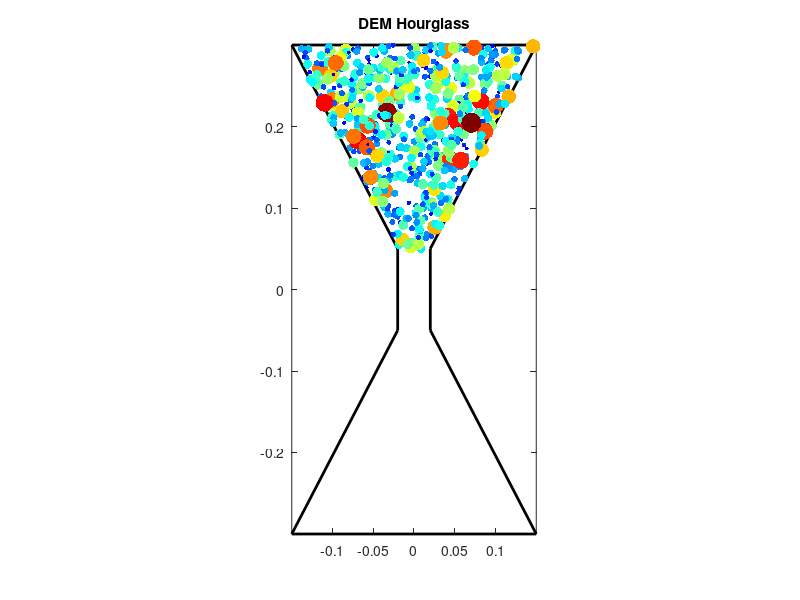

Write the MATLAB code that produced this figure. (Note: this script raises an error after producing the figure.)
% 2D Discrete Element Method for simulating an hourglass
% filled with sand under Hertzian forces
clear; close all; rng(1);

%% ---------------- Simulation Parameters ----------------
N = 600;                    
Rmean = 0.003;
Rstd  = 0.001;
boxW  = 0.3;
boxH  = 0.6;
neckW = 0.04;
neckY = 0.05;

g = 9.81;
rho = 2500;
kn = 1e5;     
kt = 2e4;     
gamma_n = 50;  
mu = 0.4;     
mu_roll = 0.02;

CFL = 0.1;      
t_end = 1.7;
plotEvery = 20;

relaxSteps = 1000;
gamma_relax = 200;

%% ---------------- Hourglass Geometry ----------------
neckHalf = neckW/2;
topY =  boxH/2;
botY = -boxH/2;

% Vertical neck region
neckTop = neckY;          % top of neck
neckBottom = neckY - 0.1; % bottom of vertical neck segment

% Walls: upper funnel
walls = [
    -boxW/2, topY,  boxW/2, topY;       % top horizontal
    -boxW/2, topY, -neckHalf, neckTop;  % left slope
     boxW/2, topY,  neckHalf, neckTop;  % right slope
];

% Vertical neck walls (middle portion)
walls = [walls;
    -neckHalf, neckTop, -neckHalf, neckBottom;  % left vertical neck
     neckHalf, neckTop,  neckHalf, neckBottom]; % right vertical neck

% Lower funnel walls (angled)
walls = [walls;
    -neckHalf, neckBottom, -boxW/2, botY;  % left lower funnel
     neckHalf, neckBottom,  boxW/2, botY]; % right lower funnel

% Bottom horizontal wall
walls = [walls;
    -boxW/2, botY, boxW/2, botY];

polyX = [-boxW/2, boxW/2, neckHalf, -neckHalf];
polyY = [topY, topY, neckTop, neckTop];

%% ---------------- Particle Initialization (log-normal) ----------------
Rs = lognrnd(log(Rmean)-0.5*log(1+(Rstd/Rmean)^2), sqrt(log(1+(Rstd/Rmean)^2)), N,1);
rmax = max(Rs);

pos = zeros(N,2);
placed = 0;
while placed < N
    x = (rand-0.5)*boxW;
    y = neckTop + rand*(topY-neckTop);
    if inpolygon(x,y,polyX,polyY)
        placed = placed + 1;
        pos(placed,:) = [x y];
    end
end
vel = zeros(N,2);
omega = zeros(N,1);
m = rho*pi.*Rs.^2;
I = 0.5*m.*Rs.^2;

%% ---------------- Visualization ----------------
fig = figure('Color','w','Position',[100 100 600 900]);
ax = axes('Parent',fig); hold on; axis equal; box on;
xlim([-boxW/2 boxW/2]); ylim([botY topY]);
title('DEM Hourglass');

for i=1:size(walls,1)
    plot([walls(i,1) walls(i,3)],[walls(i,2) walls(i,4)],'k-','LineWidth',2);
end

cmap = jet(256);
Rs_norm = (Rs - min(Rs)) / (max(Rs) - min(Rs));
colorIdx = round(Rs_norm*255) + 1;
colors = cmap(colorIdx,:);
sc = scatter(pos(:,1), pos(:,2), (Rs*2000).^2, colors, 'filled');
drawnow;

%% ---------------- Compute stable dt ----------------
dt = CFL * min(sqrt(m./kn));

%% ---------------- Initial Relaxation ----------------
force = computeForces(pos, vel, omega, Rs, m, I, walls, kn, kt, gamma_relax, mu, mu_roll, g);
acc = force(:,1:2)./m;
alpha = force(:,3)./I;

for step=1:relaxSteps
    pos = pos + vel*dt + 0.5*acc*dt^2;
    omega = omega + 0.5*alpha*dt;
    force_new = computeForces(pos, vel, omega, Rs, m, I, walls, kn, kt, gamma_relax, mu, mu_roll, g);
    acc_new = force_new(:,1:2)./m;
    alpha_new = force_new(:,3)./I;
    
    vel = vel + 0.5*(acc + acc_new)*dt;
    omega = omega + 0.5*(alpha + alpha_new)*dt;
    
    acc = acc_new; alpha = alpha_new; force = force_new;
end

%% ---------------- DEM Simulation ----------------
t = 0; step = 0;
while t < t_end
    step = step + 1;
    
    pos = pos + vel*dt + 0.5*acc*dt^2;
    omega = omega + 0.5*alpha*dt;
    
    force_new = computeForces(pos, vel, omega, Rs, m, I, walls, kn, kt, gamma_n, mu, mu_roll, g);
    acc_new = force_new(:,1:2)./m;
    alpha_new = force_new(:,3)./I;
    
    dt = CFL * min(sqrt(m./kn));
    
    vel = vel + 0.5*(acc + acc_new)*dt;
    omega = omega + 0.5*(alpha + alpha_new)*dt;
    
    acc = acc_new; alpha = alpha_new; force = force_new;
    
    t = t + dt;
    
    if mod(step,plotEvery)==0
        set(sc,'XData',pos(:,1),'YData',pos(:,2));
        drawnow limitrate;
    end
end

disp('Simulation complete.');

%% ------------------------- Function: Hertzian + Rolling Friction -------------------------
function F = computeForces(pos, vel, omega, R, m, I, walls, kn, kt, gamma_n, mu, mu_roll, g)
    N = size(pos,1);
    F = zeros(N,3);
    
    F(:,2) = -m*g;
    
    maxR = max(R);
    Mdl = KDTreeSearcher(pos);
    neighbors = rangesearch(Mdl, pos, 2*maxR);
    
    %% Particle–particle
    for i=1:N
        ni = neighbors{i};
        for j = ni
            if j<=i, continue; end
            rij = pos(j,:) - pos(i,:);
            dist = norm(rij);
            overlap = R(i)+R(j)-dist;
            if overlap>0
                n = rij/dist;
                dv = vel(j,:) - vel(i,:);
                vn = dot(dv,n);
                fn_mag = kn*overlap^(1.5) - gamma_n*vn;
                fn_mag(fn_mag<0)=0;
                fn = fn_mag*n;
                
                tdir = [-n(2) n(1)];
                vt = dot(dv,tdir) + R(i)*omega(i) + R(j)*omega(j);
                ft_mag = -kt*vt;
                if abs(ft_mag) > mu*fn_mag, ft_mag = -mu*fn_mag*sign(vt); end
                ft = ft_mag*tdir;
                
                torque_i = -mu_roll*fn_mag*R(i)*sign(omega(i));
                torque_j = -mu_roll*fn_mag*R(j)*sign(omega(j));
                
                F(i,:) = F(i,:) + [-(fn+ft), torque_i];
                F(j,:) = F(j,:) + [(fn+ft), torque_j];
            end
        end
    end
    
    %% Particle–wall
    for wi=1:size(walls,1)
        x1 = walls(wi,1:2); x2 = walls(wi,3:4);
        seg = x2 - x1; segL2 = dot(seg,seg);
        for i=1:N
            v = pos(i,:) - x1;
            tproj = max(0,min(1,dot(v,seg)/segL2));
            closest = x1 + tproj*seg;
            
            rij = pos(i,:) - closest;
            dist = norm(rij);
            overlap = R(i) - dist;
            if overlap>0
                if dist==0, n=[0 1]; else n=rij/dist; end
                vn = dot(vel(i,:),n);
                fn_mag = kn*overlap - gamma_n*vn;
                if fn_mag<0, fn_mag=0; end
                fn = fn_mag*n;
                
                tdir = [-n(2) n(1)];
                vt = dot(vel(i,:),tdir);
                ft_mag = -kt*vt;
                if abs(ft_mag)>mu*fn_mag, ft_mag = -mu*fn_mag*sign(vt); end
                ft = ft_mag*tdir;
                
                F(i,1:2) = F(i,1:2) + fn + ft;
                F(i,3) = F(i,3) - mu_roll*fn_mag*R(i)*sign(omega(i));
                
                % Project particle outside wall slightly
                pos(i,:) = closest + n*(R(i)+1e-6);
            end
        end
    end
end

